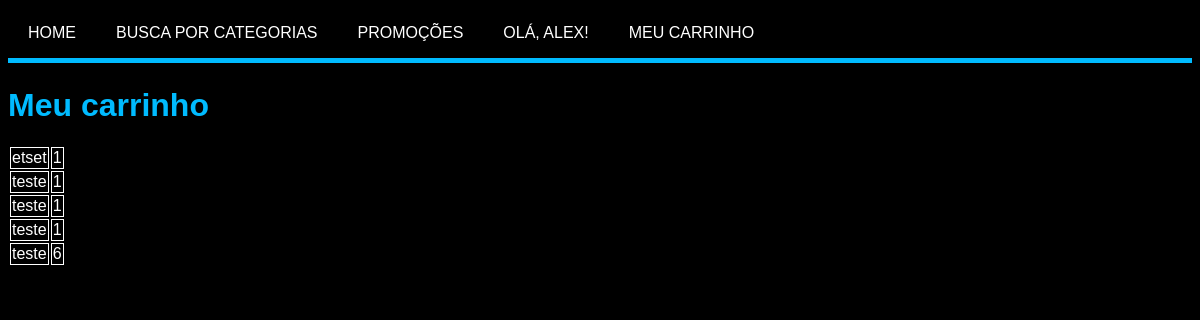
Screenshot of /loja/cart/ALEX (signed in) with the database file from the repository.
### loja/models.py (models this page shows, shortened)
class Cart(models.Model):
    id = models.BigAutoField(primary_key=True)
    username = models.ForeignKey(User, on_delete=models.CASCADE)
    produtos_id = models.ForeignKey(Produto, on_delete = models.CASCADE)
    qtd = models.IntegerField(default=1)

class Produto(models.Model):
    CATEGORIAS = (
        ('1', 'Processadores'),
        ('2', 'RAM'),
        ('3', 'Placas-Mãe'),
        ('4', 'Air Cooler'),
        ('5', 'Water Cooler'),
        ('6', 'Periféricos'),
    )
    id = models.BigAutoField(primary_key=True)
    nome = models.CharField(max_length=140)
    marca = models.CharField(max_length=140)
    categoria = models.CharField(max_length=140, choices = CATEGORIAS)
    qtd = models.IntegerField()
    preço = models.FloatField()
    prod_img = models.ImageField("Product Image", upload_to='loja/static/loja/images', null=True)
    descricao = models.TextField()
    def __str__(self):
        return self.nome

### loja/views.py (the view)
# urls.py: path('cart/<str:username>', views.cart, name='cart'),
def cart(request, username):
    u = User.objects.get(username=username)
    cart = Cart.objects.filter(username = u)
    template = loader.get_template('loja/cart.html')
    context = {
        'cart': cart,
    }
    return HttpResponse(template.render(context, request))

### loja/templates/loja/cart.html
{% extends "loja/base_generic.html" %}
{% load static %}
{% block content %}
<h1>Meu carrinho</h1>
<table>
{% if cart %}
    {% for produto in cart %}
    <tr>
        <td>{{produto.produtos_id}}</td>
        <td>{{produto.qtd}}</td>
    </tr>
    {% endfor %}
</table>
{% else %}
    <p>Não há produtos.</p>
{% endif %}
{% endblock %}

### loja/templates/loja/base_generic.html (shortened to what this page needs)
<!DOCTYPE html>
{% load static %}
<link rel="stylesheet" href="{% static 'loja/css/style.css' %}">
<html lang="pt-BR">
<body>
<div class="menu">
<a class="botao" href="\loja"> HOME </a>
<a class="botao" href="\loja\categorias"> BUSCA POR CATEGORIAS </a>
<a class="botao" href="\loja\promocoes"> PROMOÇÕES </a>
{% if user.is_authenticated %}
<a class="botao" href="\loja\perfil">
    OLÁ, {{ user.username }}!
    <a class="botao" href="\loja\cart\{{ user.username }}"> MEU CARRINHO </a>
</a>
  {% else %}
    <a class="botao" href="{% url 'login' %}">LOGIN
    </a>
  {% endif %}
</div>
<div class="content">
{% block content %}
{% endblock %}
</div>
</body>
</html>

### loja/static/loja/css/style.css (style rules this page uses)
* { font-family: 'Franklin Gothic Medium', 'Arial Narrow', Arial, sans-serif; }
body { background-color: black; color:white; }
.botao { width:auto; height: auto; background-color: black; display: inline-block; line-height: 50px; text-align: center; align-items: center; font-family: Arial, Helvetica, sans-serif; color: white; padding-left: 20px; padding-right: 20px; }
a { text-decoration: none; color:#b6b6b6; font-size: medium; }
.menu { width: 100%; height: 50px; background-color: black; display: flex; border-bottom: #00bbff 5px solid; margin-bottom: 2%; }
h1 { color: #00bbff; font-family: Arial, Helvetica, sans-serif; }
.content { width: 100%; }
tr, td { border: 1px solid white; }

### rows the page displays
Cart: produtos_id "etset", qtd "1"
Cart: produtos_id "teste", qtd "1"
Cart: produtos_id "teste", qtd "1"
Cart: produtos_id "teste", qtd "1"
Cart: produtos_id "teste", qtd "6"

### other values shown
{{ user.username }} "ALEX"
